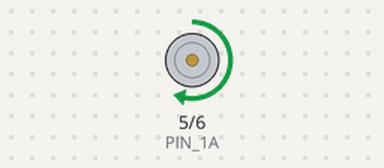
Bench run of a sketch on a simulated Arduino Uno, built with avr-gcc and run on an emulated ATmega328P. Parts: motor-driver pin pairs drawn as motors (green arrow = first pin HIGH = forward, orange = second pin HIGH = backward, longer = more drive, scaled by the enable pin).

Above: at 1.5 s.
At 3.05 s:
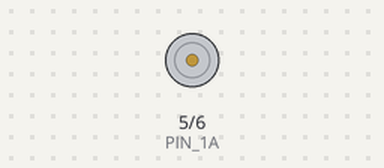
At 4.6 s:
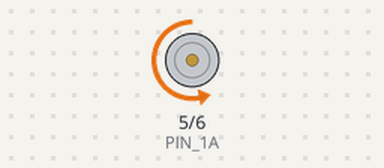
Timing chart, 0 to 8.1 s (numbered marks = the images above):
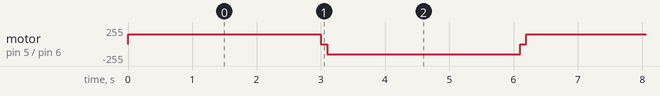

The sketch:

driver.ino
```cpp
// *****************************
//   L293D motor driver
// *****************************

#define pwm    3
#define PIN_1A 5
#define PIN_2A 6

void setup() {
  pinMode(   pwm, OUTPUT);
  pinMode(PIN_1A, OUTPUT);
  pinMode(PIN_2A, OUTPUT);
}

void loop() {
  analogWrite(pwm, 150);
  motor1( HIGH,  LOW, 3000);
  motor1(  LOW,  LOW,  100);
  motor1(  LOW, HIGH, 3000);
  motor1(  LOW,  LOW,  100);
}

void motor1(int a1, int a2, int d){
  digitalWrite(PIN_1A, a1);
  digitalWrite(PIN_2A, a2);
  delay(d);
}
```

Measured:
- by itself, motor on pin 5 (PIN_1A) / pin 6 (PIN_2A): repeats every 6.2 s: stopped 0.10 s, backward 150/255 3.0 s, stopped 0.10 s, forward 150/255 3.0 s
